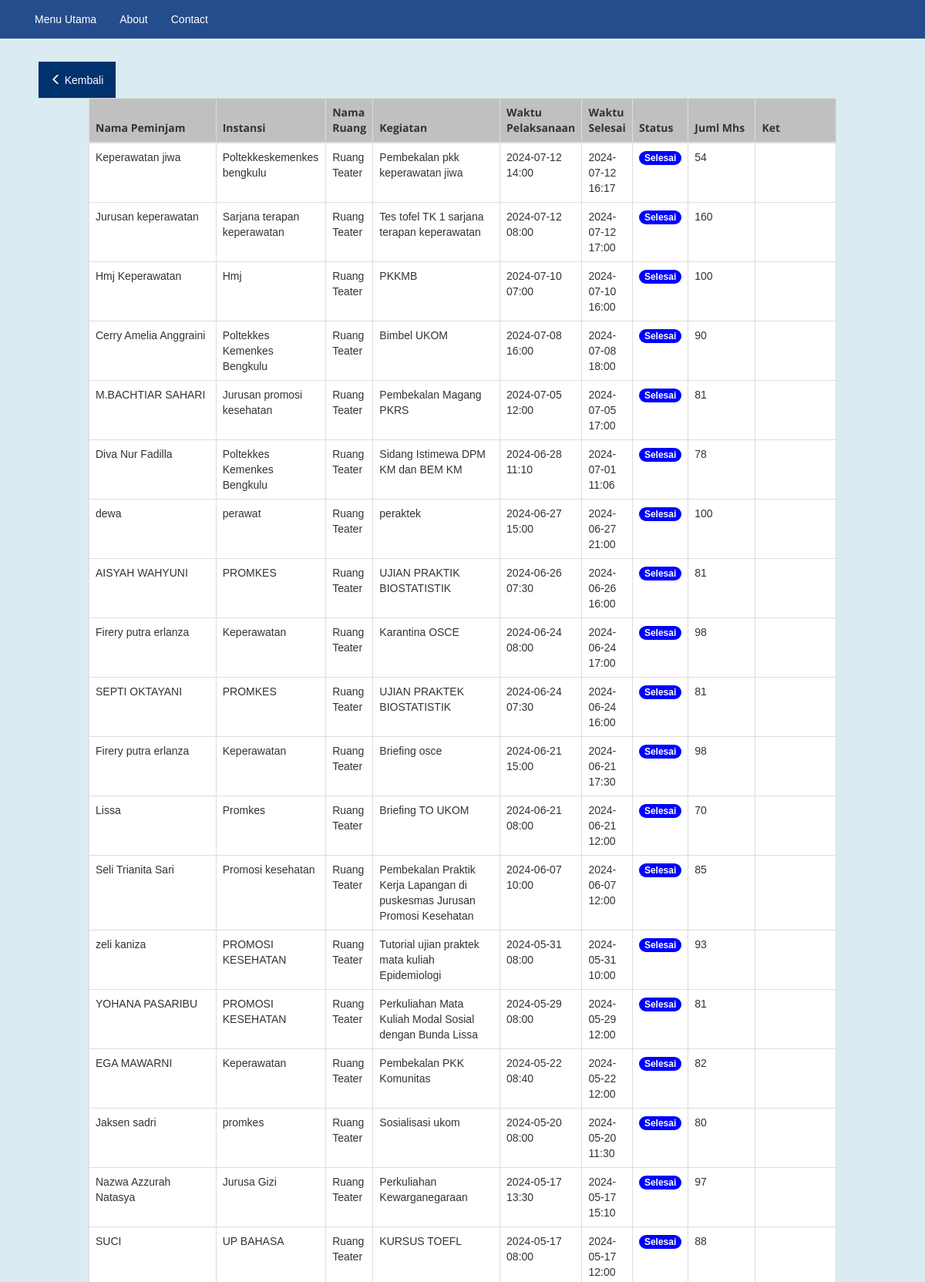
The page /user_detail_teater.php (upper part) on the database its author committed.
### tables this page shows
CREATE TABLE `meminjam` (
  `kode_pinjam` int(15) NOT NULL,
  `id_ruang` int(15) NOT NULL,
  `nama_peminjam` varchar(255) NOT NULL,
  `instansi_peminjam` varchar(50) NOT NULL,
  `nama_ruang` varchar(50) NOT NULL,
  `nama_kegiatan` varchar(255) NOT NULL,
  `tgl_pinjam` varchar(50) NOT NULL,
  `start_date` varchar(50) NOT NULL,
  `end_date` varchar(50) NOT NULL,
  `jumlah_mahasiswa` varchar(100) NOT NULL,
  `status` varchar(15) NOT NULL,
  `keterangan` text NOT NULL,
  `color` varchar(25) NOT NULL
);

### user_detail_teater.php (the view, shortened to what this page needs)
<!DOCTYPE html>
<html lang="en">
<head>
  <link rel="stylesheet" href="https://maxcdn.bootstrapcdn.com/bootstrap/3.3.7/css/bootstrap.min.css">
  <link href="./style.css" type="text/css" rel="stylesheet">
  <link rel="stylesheet" type="text/css" href="https://cdn.datatables.net/1.12.1/css/dataTables.bootstrap.min.css">
</head>
<body>
<nav class="navbar">
  <div class="container-fluid">
    <div class="collapse navbar-collapse" id="myNavbar">
      <ul class="nav navbar-nav">
        <li class="active"><a href="./index.php">Menu Utama</a></li>
        <li><a href="#">About</a></li>
        <li><a href="#">Contact</a></li>
      </ul>
    </div>
  </div>
</nav>
<div class="container-fluid">
  <div class="row content">
    <div class="col-sm-2 text-center backtop">
        <br><br><br><br>
        <a href="./index.php"><button class="btn backbutton1"><span class="glyphicon glyphicon-menu-left"></span> Kembali</button></a>
    </div>
  </div>
  <div class="row content">
    <div class="col-sm-1"></div>
      <div class="col-sm-10">
        <div class="table-responsive">
          <table class="table table-bordered table-hover" id="pengajuan" style="width:100%">
            <thead class="text-center">
              <tr>
                <th>Nama Peminjam</th>
                <th>Instansi</th>
                <th>Nama Ruang</th>
                <th>Kegiatan</th>
                <th>Waktu Pelaksanaan</th>
                <th>Waktu Selesai</th>
                <th>Status</th>
                <th>Juml Mhs</th>
                <th>Ket</th>
              </tr>
            </thead>
          <tbody>
    <?php
		include 'koneksi.php';
		$data = mysqli_query($koneksi,"select * from meminjam where id_ruang='102' order by start_date desc");
		while($d = mysqli_fetch_array($data)){
			?>
			<tr>
				<td><?php echo $d['nama_peminjam']; ?></td>
        <td><?php echo $d['instansi_peminjam']; ?></td>
				<td><?php echo $d['nama_ruang']; ?></td>
        <td><?php echo $d['nama_kegiatan']; ?></td>
        <td><?php echo $d['start_date'] ?></td>
				<td><?php echo $d['end_date']; ?></td>
        <td>
          <?php if($d['status'] == 'Disetujui'){
            echo "<span class='badge hijau'>Disetujui</span>";
          }elseif ($d['status'] == 'Diajukan') {
            echo "<span class='badge kuning'>Diajukan</span>";
          }elseif ($d['status'] == 'Batal') {
            echo "<span class='badge merah'>Batal</span>";
          }else{
            echo "<span class='badge biru'>Selesai</span>";
          } ?>
          </td>
        <td><?php echo $d['jumlah_mahasiswa']; ?></td>
        <td><?php echo $d['keterangan']; ?></td>
			</tr>
			<?php
		}
	?>
    </tbody>
    </table>
    </div>
    </div>
    <div class="col-sm-1"></div>
</div>
</div>
</body>
</html>

### style.css (style rules this page uses)
html h1, h2, h3, h4, h5, h6, p, label, a, li, table td, input[type="text"], input[type="submit"], input[type="password"] { font-family: "Noto Sans TC", sans-serif; font-weight: 400; }
table th { font-family: "Open Sans", sans-serif; font-weight: 700; }
body { background-color: #daebf1; }
.btn { border-radius: 0; }
.navbar { margin: 0 px; width: 100%; border-radius: 0; border: 0px; position: fixed; z-index: 10; background-color: #254d8d; }
.navbar li a { color: #FFFFFF; }
.table { background-color: white; }
thead > tr { background-color: #c0c0c0; }
.backbutton1 { padding: 1.25rem 1.5rem; color: white; background-color: #00326e; }

### user_detail_teater.php (style rules this page uses)
.biru { background-color: blue; }

### rows shown on the page
meminjam: nama_peminjam "Keperawatan jiwa", instansi_peminjam "Poltekkeskemenkes bengkulu", nama_ruang "Ruang Teater", nama_kegiatan "Pembekalan pkk keperawatan jiwa", start_date "2024-07-12 14:00", end_date "2024-07-12 16:17", status "Selesai", jumlah_mahasiswa "54"
meminjam: nama_peminjam "Jurusan keperawatan", instansi_peminjam "Sarjana terapan keperawatan", nama_ruang "Ruang Teater", nama_kegiatan "Tes tofel TK 1 sarjana terapan keperawatan", start_date "2024-07-12 08:00", end_date "2024-07-12 17:00", status "Selesai", jumlah_mahasiswa "160"
meminjam: nama_peminjam "Hmj Keperawatan", instansi_peminjam "Hmj", nama_ruang "Ruang Teater", nama_kegiatan "PKKMB", start_date "2024-07-10 07:00", end_date "2024-07-10 16:00", status "Selesai", jumlah_mahasiswa "100"
meminjam: nama_peminjam "Cerry Amelia Anggraini", instansi_peminjam "Poltekkes Kemenkes Bengkulu", nama_ruang "Ruang Teater", nama_kegiatan "Bimbel UKOM", start_date "2024-07-08 16:00", end_date "2024-07-08 18:00", status "Selesai", jumlah_mahasiswa "90"
meminjam: nama_peminjam "M.BACHTIAR SAHARI", instansi_peminjam "Jurusan promosi kesehatan", nama_ruang "Ruang Teater", nama_kegiatan "Pembekalan Magang PKRS", start_date "2024-07-05 12:00", end_date "2024-07-05 17:00", status "Selesai", jumlah_mahasiswa "81"
meminjam: nama_peminjam "Diva Nur Fadilla", instansi_peminjam "Poltekkes Kemenkes Bengkulu", nama_ruang "Ruang Teater", nama_kegiatan "Sidang Istimewa DPM KM dan BEM KM", start_date "2024-06-28 11:10", end_date "2024-07-01 11:06", status "Selesai", jumlah_mahasiswa "78"
meminjam: nama_peminjam "dewa", instansi_peminjam "perawat", nama_ruang "Ruang Teater", nama_kegiatan "peraktek", start_date "2024-06-27 15:00", end_date "2024-06-27 21:00", status "Selesai", jumlah_mahasiswa "100"
meminjam: nama_peminjam "AISYAH WAHYUNI", instansi_peminjam "PROMKES", nama_ruang "Ruang Teater", nama_kegiatan "UJIAN PRAKTIK BIOSTATISTIK", start_date "2024-06-26 07:30", end_date "2024-06-26 16:00", status "Selesai", jumlah_mahasiswa "81"
meminjam: nama_peminjam "Firery putra erlanza", instansi_peminjam "Keperawatan", nama_ruang "Ruang Teater", nama_kegiatan "Karantina OSCE", start_date "2024-06-24 08:00", end_date "2024-06-24 17:00", status "Selesai", jumlah_mahasiswa "98"
meminjam: nama_peminjam "SEPTI OKTAYANI", instansi_peminjam "PROMKES", nama_ruang "Ruang Teater", nama_kegiatan "UJIAN PRAKTEK BIOSTATISTIK", start_date "2024-06-24 07:30", end_date "2024-06-24 16:00", status "Selesai", jumlah_mahasiswa "81"
meminjam: nama_peminjam "Firery putra erlanza", instansi_peminjam "Keperawatan", nama_ruang "Ruang Teater", nama_kegiatan "Briefing osce", start_date "2024-06-21 15:00", end_date "2024-06-21 17:30", status "Selesai", jumlah_mahasiswa "98"
meminjam: nama_peminjam "Lissa", instansi_peminjam "Promkes", nama_ruang "Ruang Teater", nama_kegiatan "Briefing TO UKOM", start_date "2024-06-21 08:00", end_date "2024-06-21 12:00", status "Selesai", jumlah_mahasiswa "70"
meminjam: nama_peminjam "Seli Trianita Sari", instansi_peminjam "Promosi kesehatan", nama_ruang "Ruang Teater", nama_kegiatan "Pembekalan Praktik Kerja Lapangan di puskesmas Jurusan Promosi Kesehatan", start_date "2024-06-07 10:00", end_date "2024-06-07 12:00", status "Selesai", jumlah_mahasiswa "85"
meminjam: nama_peminjam "zeli kaniza", instansi_peminjam "PROMOSI KESEHATAN", nama_ruang "Ruang Teater", nama_kegiatan "Tutorial ujian praktek mata kuliah Epidemiologi", start_date "2024-05-31 08:00", end_date "2024-05-31 10:00", status "Selesai", jumlah_mahasiswa "93"
meminjam: nama_peminjam "YOHANA PASARIBU", instansi_peminjam "PROMOSI KESEHATAN", nama_ruang "Ruang Teater", nama_kegiatan "Perkuliahan Mata Kuliah Modal Sosial dengan Bunda Lissa", start_date "2024-05-29 08:00", end_date "2024-05-29 12:00", status "Selesai", jumlah_mahasiswa "81"
meminjam: nama_peminjam "EGA MAWARNI", instansi_peminjam "Keperawatan", nama_ruang "Ruang Teater", nama_kegiatan "Pembekalan PKK Komunitas", start_date "2024-05-22 08:40", end_date "2024-05-22 12:00", status "Selesai", jumlah_mahasiswa "82"
meminjam: nama_peminjam "Jaksen sadri", instansi_peminjam "promkes", nama_ruang "Ruang Teater", nama_kegiatan "Sosialisasi ukom", start_date "2024-05-20 08:00", end_date "2024-05-20 11:30", status "Selesai", jumlah_mahasiswa "80"
meminjam: nama_peminjam "Nazwa Azzurah Natasya", instansi_peminjam "Jurusa Gizi", nama_ruang "Ruang Teater", nama_kegiatan "Perkuliahan Kewarganegaraan", start_date "2024-05-17 13:30", end_date "2024-05-17 15:10", status "Selesai", jumlah_mahasiswa "97"
meminjam: nama_peminjam "SUCI", instansi_peminjam "UP BAHASA", nama_ruang "Ruang Teater", nama_kegiatan "KURSUS TOEFL", start_date "2024-05-17 08:00", end_date "2024-05-17 12:00", status "Selesai", jumlah_mahasiswa "88"
